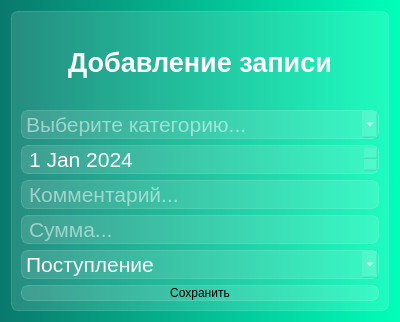
<?xml version="1.0" encoding="UTF-8"?>
<ui version="4.0">
 <class>Dialog</class>
 <widget class="QDialog" name="Dialog">
  <property name="geometry">
   <rect>
    <x>0</x>
    <y>0</y>
    <width>400</width>
    <height>322</height>
   </rect>
  </property>
  <property name="windowTitle">
   <string>Dialog</string>
  </property>
  <property name="styleSheet">
   <string notr="true">background-color: qlineargradient(spread:pad, x1:0, y1:0, x2:1, y2:0, stop:0 rgba(9,121,109,1), stop:1 rgba(0,255,185,1));</string>
  </property>
  <layout class="QVBoxLayout" name="verticalLayout_2">
   <item>
    <widget class="QFrame" name="frame">
     <property name="styleSheet">
      <string notr="true">background-color: rgba(255,255,255,30);
border: 1px solid rgba(255,255,255,40);
border-radius: 7px;</string>
     </property>
     <property name="frameShape">
      <enum>QFrame::Shape::StyledPanel</enum>
     </property>
     <property name="frameShadow">
      <enum>QFrame::Shadow::Raised</enum>
     </property>
     <layout class="QVBoxLayout" name="verticalLayout">
      <item>
       <widget class="QLabel" name="lbl_add">
        <property name="styleSheet">
         <string notr="true">color: white;
font-weight: bold;
font-size: 20pt;
background-color: none;
border: none;</string>
        </property>
        <property name="text">
         <string>Добавление записи</string>
        </property>
        <property name="alignment">
         <set>Qt::AlignmentFlag::AlignCenter</set>
        </property>
       </widget>
      </item>
      <item>
       <widget class="QComboBox" name="cb_categories">
        <property name="autoFillBackground">
         <bool>false</bool>
        </property>
        <property name="styleSheet">
         <string notr="true">QComboBox {
font-size: 16pt;
color: white;
}

QComboBox:item {
font-size: 16pt;
}</string>
        </property>
        <property name="currentIndex">
         <number>-1</number>
        </property>
        <property name="placeholderText">
         <string>Выберите категорию...</string>
        </property>
        <item>
         <property name="text">
          <string>Еда</string>
         </property>
        </item>
        <item>
         <property name="text">
          <string>Развлечения</string>
         </property>
        </item>
        <item>
         <property name="text">
          <string>Подписки</string>
         </property>
        </item>
       </widget>
      </item>
      <item>
       <widget class="QDateEdit" name="dateEdit">
        <property name="styleSheet">
         <string notr="true">font-size: 16pt;
color: white;
padding-left: 5px;</string>
        </property>
        <property name="date">
         <date>
          <year>2024</year>
          <month>1</month>
          <day>1</day>
         </date>
        </property>
       </widget>
      </item>
      <item>
       <widget class="QLineEdit" name="le_descr">
        <property name="styleSheet">
         <string notr="true">font-size: 16pt;
color: white;
padding-left: 5px;</string>
        </property>
        <property name="placeholderText">
         <string>Комментарий...</string>
        </property>
       </widget>
      </item>
      <item>
       <widget class="QLineEdit" name="le_balance">
        <property name="styleSheet">
         <string notr="true">font-size: 16pt;
color: white;
padding-left: 5px;</string>
        </property>
        <property name="placeholderText">
         <string>Сумма...</string>
        </property>
       </widget>
      </item>
      <item>
       <widget class="QComboBox" name="le_type">
        <property name="styleSheet">
         <string notr="true">QComboBox {
font-size: 16pt;
color: white;
}

QComboBox:item {
font-size: 16pt;
}</string>
        </property>
        <item>
         <property name="text">
          <string>Поступление</string>
         </property>
        </item>
        <item>
         <property name="text">
          <string>Списание</string>
         </property>
        </item>
       </widget>
      </item>
      <item>
       <widget class="QPushButton" name="btn_">
        <property name="styleSheet">
         <string notr="true">QPushButton {
font-color: white;
background-color: rgba(255,255,255,30);
border: 1px solid rgba(255,255,255,40);
border-radius: 7px;
width: 230px;
height: 50px;	
}

QPushButton:hover {
background-color: rgba(255,255,255,50);
}

QPushButton:pressed {
background-color: rgba(255,255,255,80);
};
</string>
        </property>
        <property name="text">
         <string>Сохранить</string>
        </property>
        <property name="icon">
         <iconset resource="res.qrc">
          <normaloff>:/icons/icons/save.svg</normaloff>:/icons/icons/save.svg</iconset>
        </property>
       </widget>
      </item>
     </layout>
    </widget>
   </item>
  </layout>
 </widget>
 <resources>
  <include location="res.qrc"/>
 </resources>
 <connections/>
</ui>
